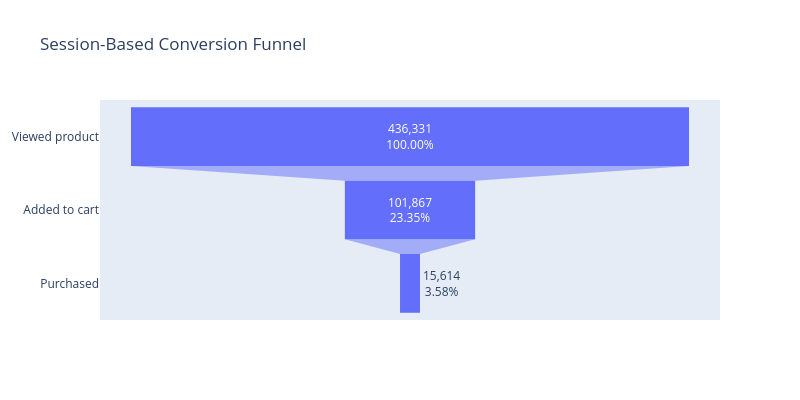

Notebook code for this chart:
### Code cell
import plotly.graph_objects as go

funnel = (
    sessions[["viewed", "added_to_cart", "purchased"]]
    .sum()
    .rename({
        "viewed": "Viewed product",
        "added_to_cart": "Added to cart",
        "purchased": "Purchased"
    })
)
percentages = funnel / funnel.iloc[0] * 100

fig = go.Figure(
    go.Funnel(
        y=funnel.index,
        x=funnel.values,
        text=[
            f"{value:,.0f}<br>{pct:.2f}%"
            for value, pct in zip(funnel.values, percentages)
        ],
        textinfo="text"
    )
)

fig.update_layout(title="Session-Based Conversion Funnel", width=800, height=400)
fig.write_image("../reports/graphics/session_based_conversion_funnel.png")
fig.show()

### Figure 1 — Plotly figure (JSON) as saved in the notebook; plotly's stock layout.template omitted (floating-point values rounded to 4 significant figures)
{"data": [{"text": ["436,331<br>100.00%", "101,867<br>23.35%", "15,614<br>3.58%"], "textinfo": "text", "type": "funnel", "x": [436331, 101867, 15614], "y": ["Viewed product", "Added to cart", "Purchased"]}], "layout": {"height": 400, "title": {"text": "Session-Based Conversion Funnel"}, "width": 800}}
